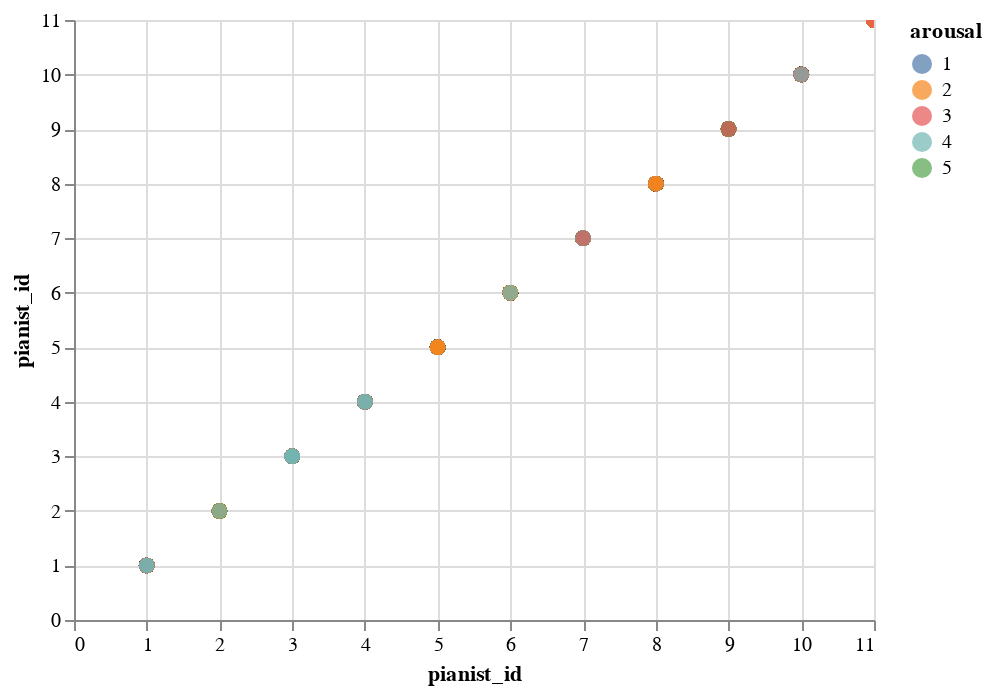

The notebook cell saved with this chart:
### Code cell
alt.Chart(source).mark_circle(size=60).encode(
    x='pianist_id',
    y=f.value,
    color=f'{c.value}:N',
).interactive()

### Figure 1 — Vega-Lite specification as saved in the notebook (floating-point values rounded to 4 significant figures; data arrays with more than 128 entries replaced by an {"elided": "..."} marker saying what was removed)
{"config": {"view": {"continuousWidth": 400, "continuousHeight": 300}}, "data": {"name": "data-ecb530e3f11bc72ee8f9547d6364f721"}, "mark": {"type": "circle", "size": 60}, "encoding": {"color": {"field": "arousal", "type": "nominal"}, "x": {"field": "pianist_id", "type": "quantitative"}, "y": {"field": "pianist_id", "type": "quantitative"}}, "selection": {"selector002": {"type": "interval", "bind": "scales", "encodings": ["x", "y"]}}, "$schema": "https://vega.github.io/schema/vega-lite/v4.17.0.json", "datasets": {"data-ecb530e3f11bc72ee8f9547d6364f721": {"elided": "2638 records"}}}
